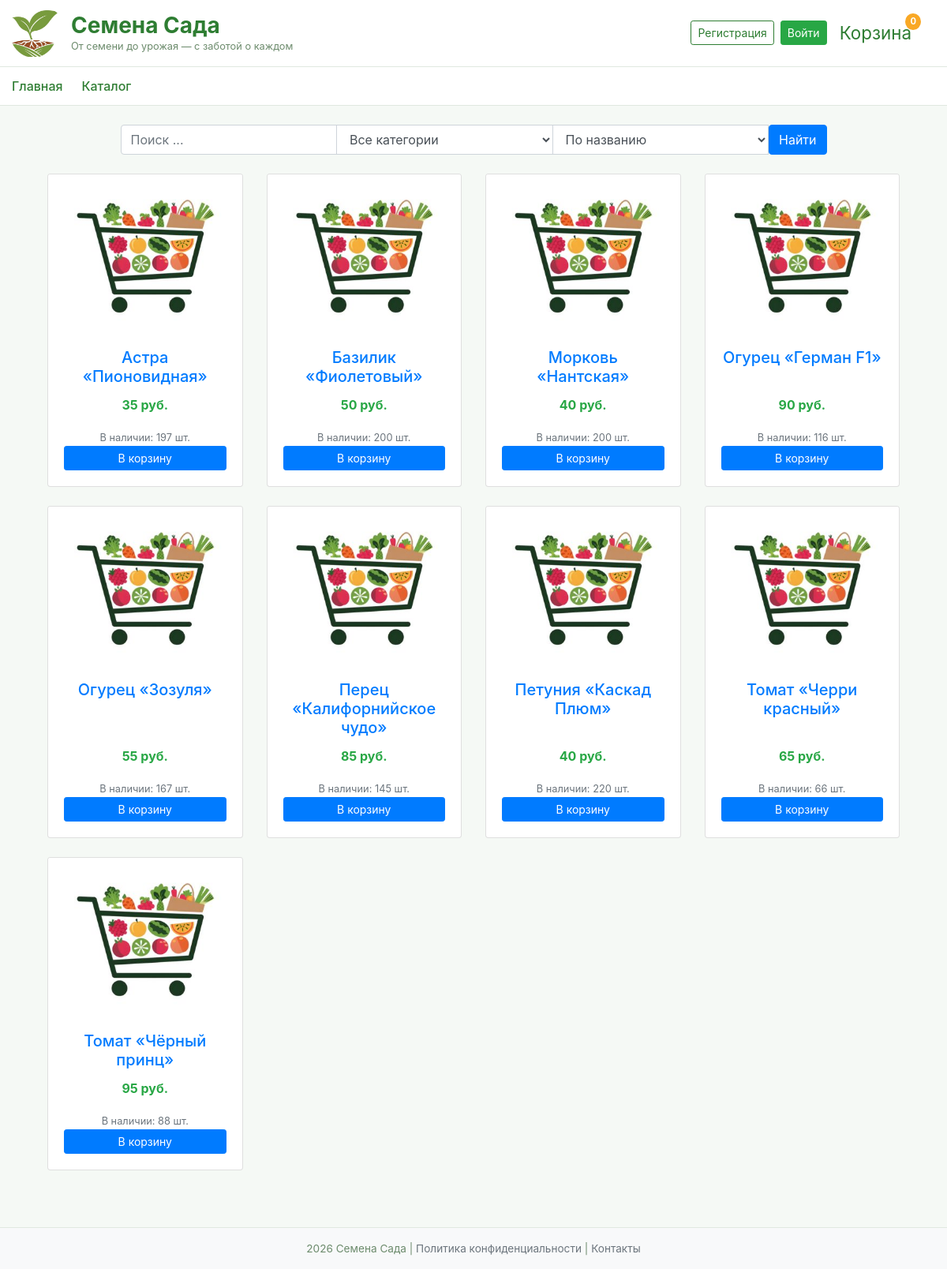
The app's page /catalog, older data.
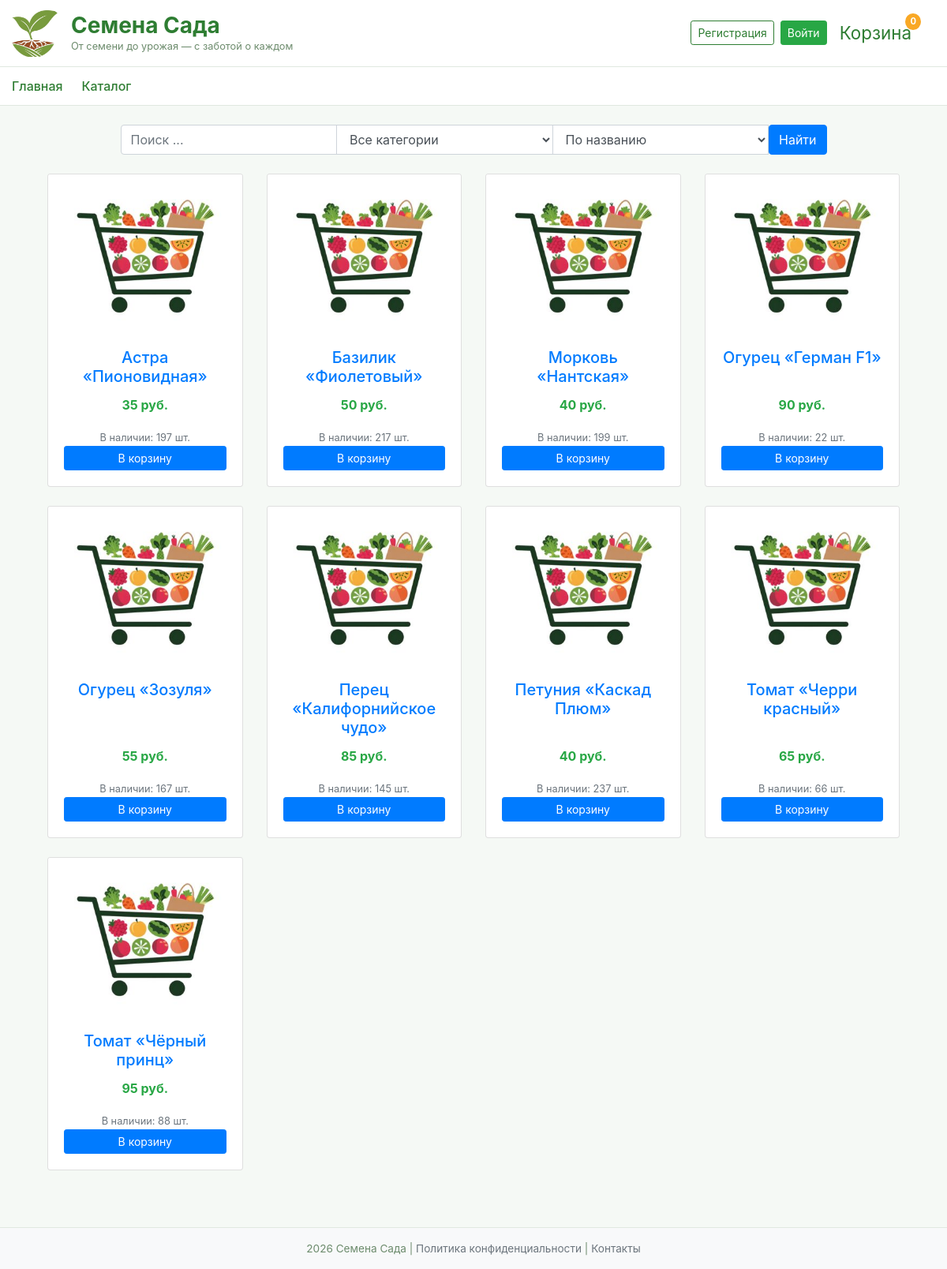
The same page, newer data.
### data/products.py (models this page shows)
class Product(SqlAlchemyBase, SerializerMixin):
    __tablename__ = 'products'
    serialize_only = ('id', 'name', 'category_id', 'category.name', 'price', 'stock',
                      'image_path', 'description', 'sowing_month_start', 'sowing_month_end',
                      'difficulty', 'modified_date', 'order_items')
    id = sqlalchemy.Column(sqlalchemy.Integer, primary_key=True, autoincrement=True)
    name = sqlalchemy.Column(sqlalchemy.String)
    category_id = sqlalchemy.Column(sqlalchemy.Integer, sqlalchemy.ForeignKey('categories.id'))
    price = sqlalchemy.Column(sqlalchemy.Integer)
    stock = sqlalchemy.Column(sqlalchemy.Integer)
    image_path = sqlalchemy.Column(sqlalchemy.String)
    description = sqlalchemy.Column(sqlalchemy.String)
    sowing_month_start = sqlalchemy.Column(sqlalchemy.Integer)
    sowing_month_end = sqlalchemy.Column(sqlalchemy.Integer)
    difficulty = sqlalchemy.Column(sqlalchemy.String)
    modified_date = sqlalchemy.Column(sqlalchemy.DateTime, default=datetime.datetime.now)
    order_items = orm.relationship("OrderItem", back_populates='product')
    category = orm.relationship("Category")

### main.py (the view, shortened to what this page needs)
@app.route('/catalog')
def catalog():
    search_query = request.args.get('search', '')
    category_id = request.args.get('category', 0)
    sort_by = request.args.get('sort', 'name')
    with create_session() as db_sess:
        query = db_sess.query(Product)
        if search_query:
            query = query.filter(Product.name.like(f'%{search_query}%'))
        if category_id and int(category_id) > 0:
            query = query.filter(Product.category_id == int(category_id))
        if sort_by == 'price_asc':
            query = query.order_by(Product.price)
        elif sort_by == 'price_desc':
            query = query.order_by(Product.price.desc())
        else:
            query = query.order_by(Product.name)
        products = query.all()
        categories = db_sess.query(Category).all()
        return render_template('catalog.html',
                               products=products,
                               categories=categories,
                               search_query=search_query,
                               current_category=int(category_id) if category_id else 0,
                               sort_by=sort_by)

### data/db_session.py (called while the page is built)
def create_session() -> Session:
    global __factory
    return __factory()

### main.py (called while the page is built)
@app.context_processor
def cart_count():
    cart = session.get('cart', {})
    count = sum(cart.values())
    return dict(cart_count=count)

### templates/catalog.html (shortened to what this page needs)
{% extends "base.html" %} {% block content %}
<div class="container-fluid">
  <form method="GET" action="/catalog" class="mb-4">
    <div class="row justify-content-center">
      <div class="col-md-10">
        <div class="input-group flex-wrap">
          <input
            type="text"
            name="search"
            class="form-control"
            placeholder="Поиск ..."
            value="{{ search_query }}"
            style="min-width: 100px"
          />
          <select
            name="category"
            class="form-control"
            style="width: auto; min-width: max-content"
          >
            <option value="0">Все категории</option>
          </select>
          <select
            name="sort"
            class="form-control"
            style="width: auto; min-width: max-content"
          >
            {% if sort_by == "name" %}
            <option value="name" selected>По названию</option>
            {% else %}
            <option value="name">По названию</option>
            {% endif %}
          </select>
          <button
            type="submit"
            class="btn btn-primary"
            style="white-space: nowrap"
          >
            Найти
          </button>
        </div>
      </div>
    </div>
  </form>
  <div class="row">
    {% for product in products %}
    <div class="col-md-3 col-sm-6 mb-4">
      <div class="card h-100">
        <img
          src="{{ product.image_path }}"
          class="card-img-top"
          alt="{{ product.name }}"
          style="height: 200px; object-fit: cover"
        />
        <div class="card-body d-flex flex-column text-center">
          <a href="/product/{{ product.id }}" class="text-decoration-none">
            <h5 class="card-title">{{ product.name }}</h5>
          </a>
          <div class="mt-auto">
            <p class="card-text font-weight-bold text-success fs-5">
              {{ product.price }} руб.
            </p>
            {% if product.stock > 0 %}
            <small class="text-muted">В наличии: {{ product.stock }} шт.</small>
            {% else %}
            <small class="text-danger">Нет в наличии</small>
            {% endif %}
            <div class="d-flex flex-column gap-2" role="group">
              {% if product.stock > 0 %}
              <button
                type="submit"
                form="cartForm{{ product.id }}"
                class="btn btn-primary btn-sm"
              >
                В корзину
              </button>
              {% else %}
              <button class="btn btn-secondary btn-sm" disabled>
                Нет в наличии
              </button>
              {% endif %}
            </div>
          </div>
        </div>
      </div>
    </div>
    {% endfor %}
  </div>
</div>
{% endblock %}

### templates/base.html (shortened to what this page needs)
<!doctype html>
<html lang="ru">
  <head>
    <link
      rel="stylesheet"
      href="https://stackpath.bootstrapcdn.com/bootstrap/4.4.1/css/bootstrap.min.css"
    />
    <link
      rel="stylesheet"
      href="{{ url_for('static', filename='css/style.css') }}"
    />
  </head>
  <body>
    <div class="navbar-main">
      <div class="container-fluid">
        <div class="row w-100 align-items-center">
          <div class="col-md-6 d-flex align-items-center">
            <img
              src="{{ url_for('static', filename='image/logo/logo.jpg') }}"
              alt="Логотип"
              class="logo-img"
            />
            <div>
              <div class="brand-title">Семена Сада</div>
              <div class="brand-slogan">
                От семени до урожая — с заботой о каждом
              </div>
            </div>
          </div>
          <div class="col-md-6 d-flex justify-content-end align-items-center">
            {% if current_user.is_authenticated %}
            <a href="/user_profile" class="user-name">
              {{ current_user.surname }} {{ current_user.name }}
            </a>
            <a href="/logout" class="btn btn-sm btn-outline-danger">Выйти</a>
            {% else %}
            <a href="/register" class="btn btn-sm btn-outline-green"
              >Регистрация</a
            >
            <a href="/login" class="btn btn-sm btn-success ml-2">Войти</a>
            {% endif %}
            <a href="/cart" class="cart-icon">
              Корзина
              <span class="cart-count">{{ cart_count|default(0) }}</span>
            </a>
          </div>
        </div>
      </div>
    </div>
    <div class="nav-links">
      <div class="container-fluid">
        <div
          class="d-flex justify-content-between align-items-center flex-wrap"
        >
          <div class="d-flex flex-wrap">
            <a href="/" class="nav-link">Главная</a>
            {% if current_user.is_authenticated and current_user.is_admin %}
            <a href="/catalog" class="nav-link">Управление товарами</a>
            {% else %}
            <a href="/catalog" class="nav-link">Каталог</a>
            {% endif %}
          </div>
        </div>
      </div>
    </div>
    <main role="main" class="container mt-4">
      {% block content %}{% endblock %}
    </main>
    <footer class="footer">
      <div class="container">
        2026 Семена Сада |
        <a href="#" class="text-muted">Политика конфиденциальности</a> |
        <a href="#" class="text-muted">Контакты</a>
      </div>
    </footer>
  </body>
</html>

### static/css/style.css (style rules this page uses)
body { background-color: #f5f9f5; }
.navbar-main { background-color: white; border-bottom: 1px solid #e0e8e0; padding-top: 0.75rem; padding-bottom: 0.75rem; }
.logo-img { width: 60px; height: 60px; object-fit: cover; border-radius: 12px; margin-right: 15px; }
.brand-title { font-size: 1.75rem; font-weight: 700; color: #2e7d32; margin: 0; line-height: 1.2; }
.brand-slogan { font-size: 0.8rem; color: #6c8b6c; margin: 0; }
.btn-outline-green { color: #2e7d32; border-color: #2e7d32; }
.cart-icon { position: relative; display: inline-block; margin-left: 1rem; font-size: 1.4rem; text-decoration: none; color: #2e7d32; }
.cart-count { position: absolute; top: -8px; right: -12px; background-color: #f9a825; color: white; font-size: 0.7rem; font-weight: bold; border-radius: 50%; padding: 2px 6px; min-width: 18px; text-align: center; }
.nav-links { background-color: #ffffff; border-bottom: 1px solid #e0e8e0; padding: 0.5rem 0; }
.nav-links .nav-link { color: #2e7d32; font-weight: 500; margin-right: 1.5rem; padding: 0.25rem 0; transition: all 0.2s ease; }
.footer { background-color: #f8f9fa; border-top: 1px solid #e0e8e0; margin-top: 3rem; padding-top: 1rem; padding-bottom: 1rem; color: #6c8b6c; font-size: 0.85rem; text-align: center; }

Row changes from the older to the newer data that the page shows:
changed Product "Базилик «Фиолетовый»": stock "200" → "217"
changed Product "Морковь «Нантская»": stock "200" → "199"
changed Product "Огурец «Герман F1»": stock "116" → "22"
changed Product "Петуния «Каскад Плюм»": stock "220" → "237"
